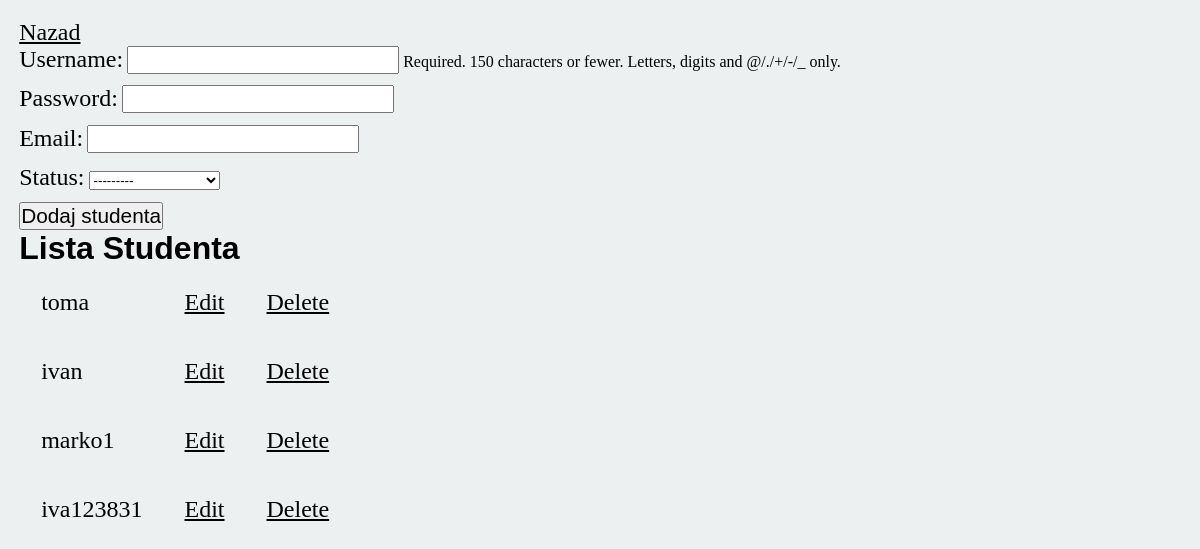
Screenshot of /add_student/ (signed in) with the database file from the repository.
### app/models.py (models this page shows, shortened)
class Korisnik(AbstractUser):
    STATUS = (('none', 'None'), ('izv', 'izvanredni student'), ('red', 'redovni student'))
    status = models.CharField(max_length = 50, choices = STATUS)
    role = models.ForeignKey(Uloga,on_delete=models.CASCADE,blank=True, null=True)
    email = models.EmailField(unique=True)

### app/decorators.py (the view)
    def wrap(request,*args, **kwargs):
        str_request = str(request.user.role).lower()
        if str_request == correct_role:
            return function(request,*args, **kwargs)
        else:
            if str_request == another_role:
                return redirect(first_url)
            else:
                return redirect(second_url)

### app/forms.py (shortened to what this page needs)
class StudentForm(ModelForm):
       class Meta :
                model = Korisnik
                fields = ['username','password','email','status','role']
                widgets={
                       'password': forms.PasswordInput(),
                       'role':forms.HiddenInput(),
                }
       def __init__(self,*args, **kwargs):
              super(StudentForm, self).__init__(*args, **kwargs)
              self.fields['role'].initial = 7

### app/models.py (called while the page is built)
    def __str__(self):
        return self.role

### app/views.py (called while the page is built, shortened)
@login_required(login_url='login')
@admin_required
def add_student(request):
    if request.method == 'GET':
        form = StudentForm()
        students = Korisnik.objects.filter(role_id = 7)
        return render(request, 'add_student.html', {"form":form,"students":students})

### app/templates/add_student.html (shortened to what this page needs)
{% extends 'base.html' %}
{% block add_student %}
<section class="add_student">
        <a href="{% url 'main'%}">Nazad</a>
        <form method="POST" >
                {{form.as_p}}
                <input type="submit" value="Dodaj studenta" id="submit_btn">
        </form>
        <h2>Lista Studenta</h2>
            <ul>
                <table>
                {% for student in students %}
                    <tr>
                        <td><li>{{ student.username }}</li></td>
                        <td><a href="{%url 'update_student' student.id %}" >Edit</a></td>
                        <td><a href="{%url 'delete_student' student.id %}">Delete</a></td>
                    </tr>
                {% endfor %}
                </table>
            </ul>
</section>
{% endblock %}

### app/static/style.css (style rules this page uses)
* { margin: 0; padding: 0; box-sizing: border-box; }
body { margin: 1rem; padding: 0.2rem; background-color: #ecf0f1; }
h2 { font-size: 2rem; font-family: Helvetica, sans-serif; }
td { padding: 20px; margin: 10px; }
td li { list-style-type: none; font-size: 1.5rem; }
a,label { font-size: 1.5rem; color: black; }
input { font-size: 1.3rem; }
p { margin-bottom: 0.7rem; }

### rows the page displays
Korisnik: username "toma"
Korisnik: username "ivan"
Korisnik: username "marko1"
Korisnik: username "iva123831"
